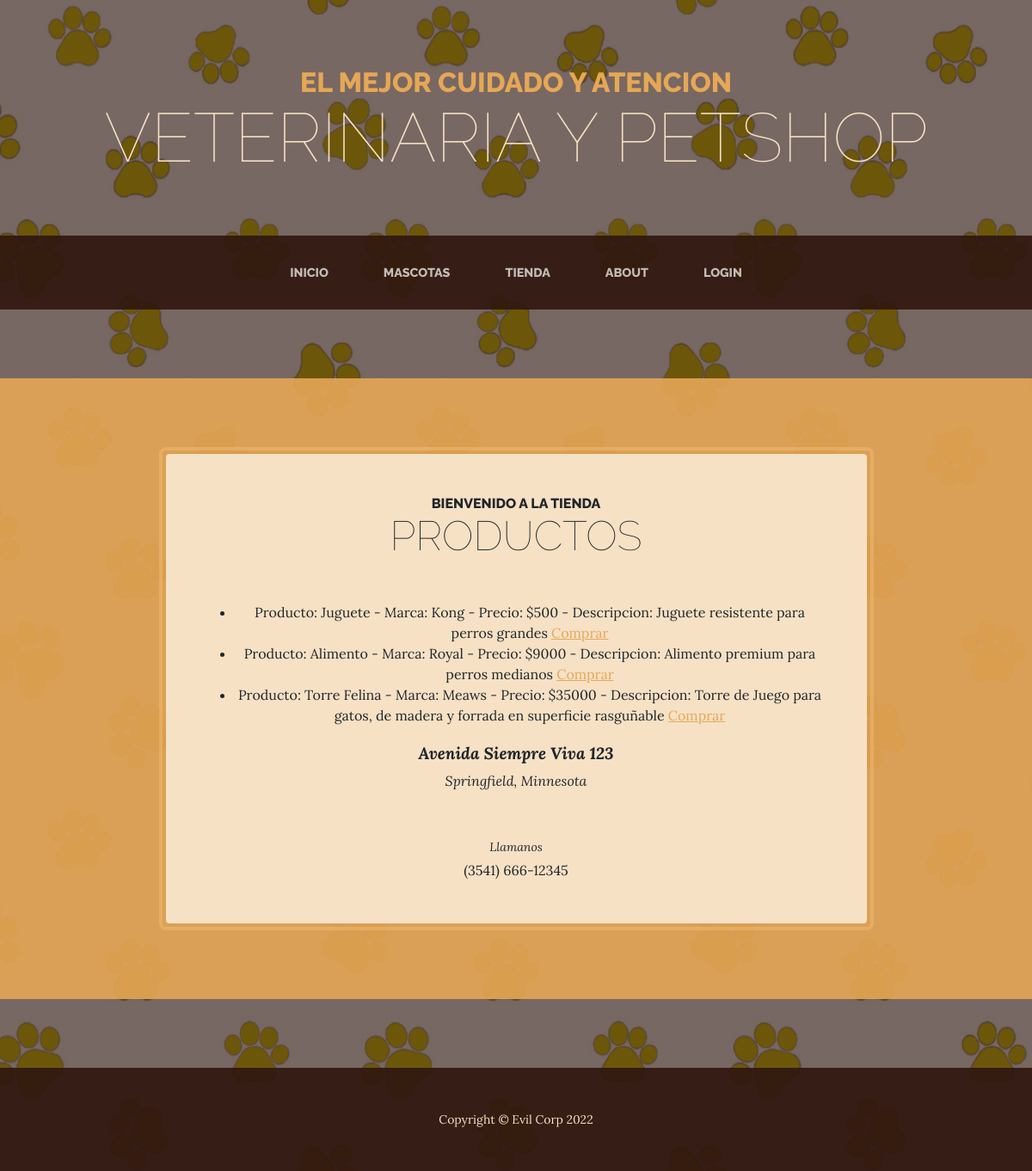
The app's page /apptienda/tienda/ with its own data.
### apptienda/models.py (models this page shows, shortened)
class Productos(models.Model):
    id = models.AutoField(primary_key=True)
    nombre = models.CharField(max_length=100, verbose_name= 'Nombre')
    marca = models.CharField(max_length=100, verbose_name= 'Marca')
    precio = models.IntegerField(verbose_name= 'Precio', null=True)
    imagen = models.ImageField(upload_to='Imagenes/',verbose_name='Imagen', null= True)
    descripcion= models.TextField(verbose_name= 'Descripcion', null=True)
    def __str__(self):
        fila = f"Producto: {self.nombre} - Marca: {self.marca} - Precio: ${self.precio} - Descripcion: {self.descripcion}"
        return fila

### apptienda/views.py (the view)
# urls.py: path('tienda/', vista_tienda, name="vet-tienda"),
def vista_tienda(request):
    productos = Productos.objects.all()
    contexto = {"productos":productos}
    return render(request, "apptienda/productos.html", contexto)

### apptienda/templates/apptienda/productos.html (shortened to what this page needs)
{% extends 'apptienda/base.html' %}
{% load static %}
{% block titulo %} Bienvenido a la tienda {% endblock %}
{% block subtitulo %} Productos {% endblock %}
{% block Contenido%}
    {% if productos %}
        <ul>
        {% for producto in productos %}
            <li>{{producto}} <a href="{% url 'vet-comprar' producto.id %}">Comprar</a></li>
        {% endfor %}
        </ul>
    {% else %}
        <p> Ups! de momento estamos sin stock </p>
        <p> Pronto tendremos nuevos productos </p>
    {% endif %}
<p class="address mb-5">
    <em>
        <strong>Avenida Siempre Viva 123</strong>
        <br />
        Springfield, Minnesota
    </em>
</p>
<p class="mb-0">
    <small><em>Llamanos</em></small>
    <br />
    (3541) 666-12345
</p>
{% endblock %}

### apptienda/templates/apptienda/base.html (shortened to what this page needs)
<!DOCTYPE html>
<html lang="en">
    {% load static %}
    <head>
        <link href="{% static 'css/styles.css'%}" rel="stylesheet" />
    </head>
    <body>
        <header>
            <h1 class="site-heading text-center text-faded d-none d-lg-block">
                <span class="site-heading-upper text-primary mb-3">El mejor cuidado y atencion</span>
                <span class="site-heading-lower">Veterinaria y PetShop</span>
            </h1>
        </header>
        <nav class="navbar navbar-expand-lg navbar-dark py-lg-4" id="mainNav">
            <div class="container">
                <div class="collapse navbar-collapse" id="navbarSupportedContent">
                    <ul class="navbar-nav mx-auto">
                        <li class="nav-item px-lg-4"><a class="nav-link text-uppercase" href="{% url 'tienda-inicio' %}">INICIO</a></li>
                        <li class="nav-item px-lg-4"><a class="nav-link text-uppercase" href="{% url 'vet-mascotas' %}">MASCOTAS</a></li>
                        <li class="nav-item px-lg-4"><a class="nav-link text-uppercase" href="{% url 'vet-tienda' %}">TIENDA</a></li>
                        <li class="nav-item px-lg-4"><a class="nav-link text-uppercase" href="{% url 'vet-about' %}">ABOUT</a></li>
                        {% if request.user.is_authenticated %}
                        <li class="nav-item px-lg-4"><a class="nav-link text-uppercase" href="{% url 'vet-logout' %}">LOGOUT</a></li>
                        {% else %}
                            <li class="nav-item px-lg-4"><a class="nav-link text-uppercase" href="{% url 'vet-login' %}">LOGIN</a></li>
                        {% endif %}
                    </ul>
                </div>
            </div>
        </nav>
        <section class="page-section cta">
            <div class="container">
                <div class="row">
                    <div class="col-xl-9 mx-auto">
                        <div class="cta-inner bg-faded text-center rounded">
                            <h2 class="section-heading mb-5">
                                <span class="section-heading-upper">{% block titulo %}{% endblock %}</span>
                                <span class="section-heading-lower">{% block subtitulo %}{% endblock %}</span>
                            </h2>
                                {% block Contenido %}{% endblock %}
                        </div>
                    </div>
                </div>
            </div>
        </section>
        <footer class="footer text-faded text-center py-5">
            <div class="container"><p class="m-0 small">Copyright &copy; Evil Corp 2022</p></div>
        </footer>
    </body>
</html>

### records on screen
Productos: nombre+marca+precio "Producto: Juguete - Marca: Kong - Precio: $500 - Descripcion: Juguete resistente para perros grandes"
Productos: nombre+marca+precio "Producto: Alimento - Marca: Royal - Precio: $9000 - Descripcion: Alimento premium para perros medianos"
Productos: nombre+marca+precio "Producto: Torre Felina - Marca: Meaws - Precio: $35000 - Descripcion: Torre de Juego para gatos, de madera y forrada en superficie rasguñable"
